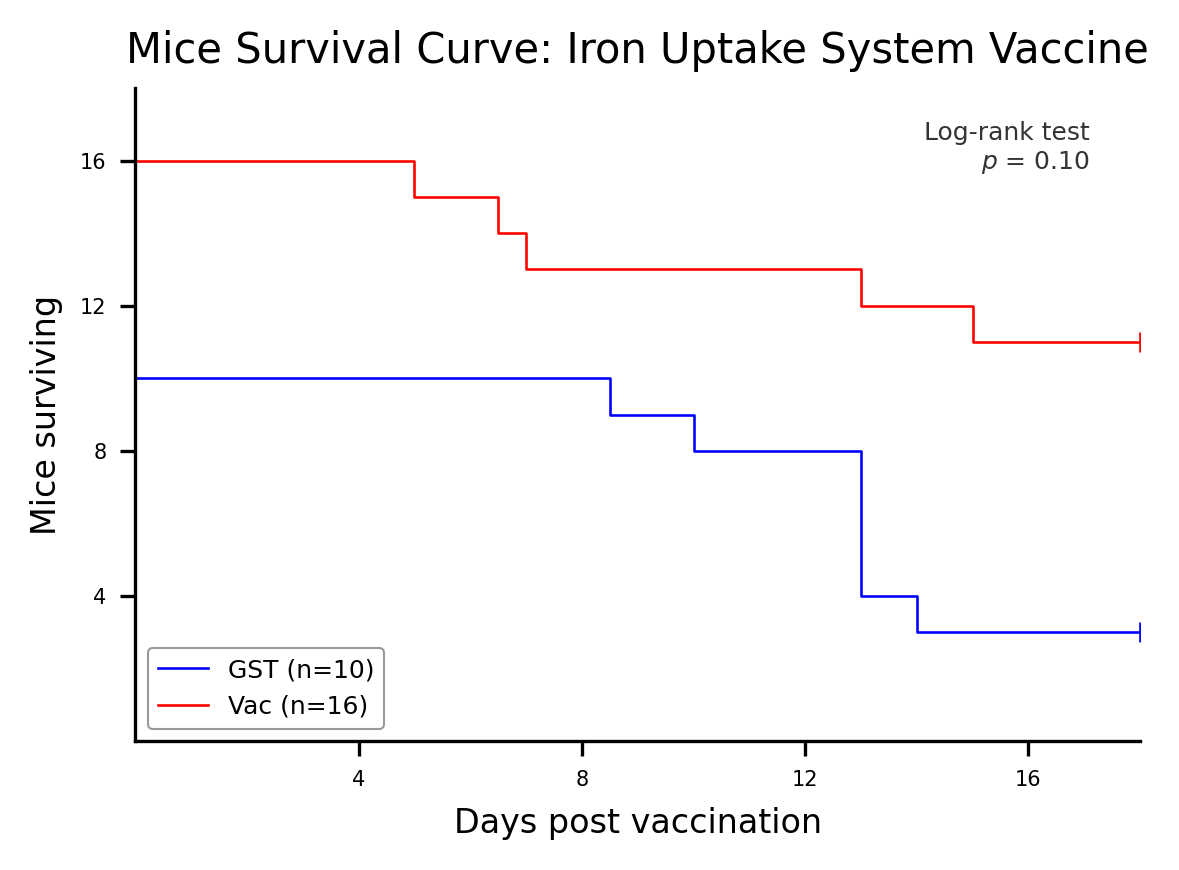

Here is the Python script that generated this plot:
# v3.0, Kaplan-Meier Plot, Joseph Mice.csv, Time, Event, Treatment
# ── STATS (computed at runtime) ──────────────────────────
# Method: Log-rank test
# Display: Text label with p-value
# Comparisons: GST vs Vac

import pandas as pd
import numpy as np
import scipy.stats as stats
import matplotlib.pyplot as plt

CONFIG = {
    "figsize": (4, 3),        # 4:3 aspect ratio
    "dpi": 300,
    "linewidth": 0.625,
    "palette": {
        "GST": "#0000FF",     # Exact Blue
        "Vac": "#FF0000"      # Exact Red
    },
    "font_sizes": {
        "title": 10,
        "axis_title": 8,
        "tick": 5,
        "legend": 6,
        "stat": 6
    }
}

plt.rcParams.update({
    "font.family": ["Arial", "Helvetica", "DejaVu Sans", "sans-serif"],
    "axes.titlesize": CONFIG["font_sizes"]["title"],
    "axes.labelsize": CONFIG["font_sizes"]["axis_title"],
    "xtick.labelsize": CONFIG["font_sizes"]["tick"],
    "ytick.labelsize": CONFIG["font_sizes"]["tick"],
    "legend.fontsize": CONFIG["font_sizes"]["legend"],
    "lines.linewidth": CONFIG["linewidth"],
})

def kaplan_meier(df_group):
    """Computes survival curve points (time, number of mice surviving)"""
    df_g = df_group.sort_values("Time")
    n = len(df_g)
    times = [0.0]
    alive = [n]
    
    current_alive = n
    for t, g in df_g.groupby("Time"):
        events = g["Event"].sum()
        censored = len(g) - events
        if events > 0:
            current_alive -= events
        times.append(t)
        alive.append(current_alive)
        current_alive -= censored
        
    return times, alive

def logrank_test(df, group_col, time_col, event_col):
    """Manual Log-rank test calculation using scipy.stats chi2"""
    groups = df[group_col].unique()
    if len(groups) != 2: return None, None
    df_sorted = df.sort_values(time_col)
    times = df_sorted[df_sorted[event_col] == 1][time_col].unique()
    
    O1, E1, O2, E2, V = 0, 0, 0, 0, 0
    for t in times:
        at_risk1 = len(df[(df[group_col] == groups[0]) & (df[time_col] >= t)])
        at_risk2 = len(df[(df[group_col] == groups[1]) & (df[time_col] >= t)])
        events1 = len(df[(df[group_col] == groups[0]) & (df[time_col] == t) & (df[event_col] == 1)])
        events2 = len(df[(df[group_col] == groups[1]) & (df[time_col] == t) & (df[event_col] == 1)])
        n_at_risk = at_risk1 + at_risk2
        n_events = events1 + events2
        
        if n_at_risk > 1:
            O1 += events1
            E1 += n_events * (at_risk1 / n_at_risk)
            O2 += events2
            E2 += n_events * (at_risk2 / n_at_risk)
            V += (n_events * at_risk1 * at_risk2 * (n_at_risk - n_events)) / (n_at_risk**2 * (n_at_risk - 1))
            
    if V == 0: return 1.0, 0.0
    stat = ((O1 - E1)**2) / V
    p_val = stats.chi2.sf(stat, 1)
    return p_val, stat

# 1. Load Data
df = pd.read_csv("Joseph Mice.csv")

# 2. Setup Figure
fig, ax = plt.subplots(figsize=CONFIG["figsize"], dpi=CONFIG["dpi"])

# 3. Plot Data
for treatment, n_label in [("GST", "GST (n=10)"), ("Vac", "Vac (n=16)")]:
    group_df = df[df["Treatment"] == treatment]
    t, s = kaplan_meier(group_df)
    color = CONFIG["palette"].get(treatment, "#000000")
    
    ax.step(t, s, where="post", label=n_label, color=color)
    
    censored = group_df[group_df["Event"] == 0]
    if not censored.empty:
        for c_t in censored["Time"].unique():
            idx = next(i for i, time in reversed(list(enumerate(t))) if time <= c_t)
            c_s = s[idx]
            ax.plot(c_t, c_s, marker='|', color=color, markersize=5, markeredgewidth=CONFIG["linewidth"])

# 4. Axes & Aesthetics
ax.set_title("Mice Survival Curve: Iron Uptake System Vaccine", fontdict={'fontsize': 10, 'fontname': 'Arial'})
ax.set_xlabel("Days post vaccination", fontsize=CONFIG["font_sizes"]["axis_title"])
ax.set_ylabel("Mice surviving", fontsize=CONFIG["font_sizes"]["axis_title"])
ax.set_xlim(0, 18)
ax.set_ylim(0, 18)

# Ticks configuration
ax.set_xticks(np.arange(4, 19, 4))
ax.set_yticks(np.arange(4, 19, 4))
ax.tick_params(axis='both', which='major', labelsize=CONFIG["font_sizes"]["tick"])

ax.spines["top"].set_visible(False)
ax.spines["right"].set_visible(False)

# Legend Configuration
leg = ax.legend(frameon=True, loc="lower left", fontsize=CONFIG["font_sizes"]["legend"], edgecolor='grey')
leg.get_frame().set_linewidth(0.5)

# 5. Statistics
p_val, stat = logrank_test(df, "Treatment", "Time", "Event")
print(f"Stats - Method: Log-rank test")
print(f"Stats - Statistic={stat:.2f}, p={p_val:.4f}")

stat_text = f"Log-rank test\n$p$ = {p_val:.2f}"
ax.text(0.95, 0.95, stat_text, transform=ax.transAxes, va="top", ha="right", 
        fontsize=CONFIG["font_sizes"]["stat"], color="#333333")

# 6. Render
plt.tight_layout()
plt.savefig("kaplan_meier_survival_v3.png", bbox_inches="tight")
plt.show()
